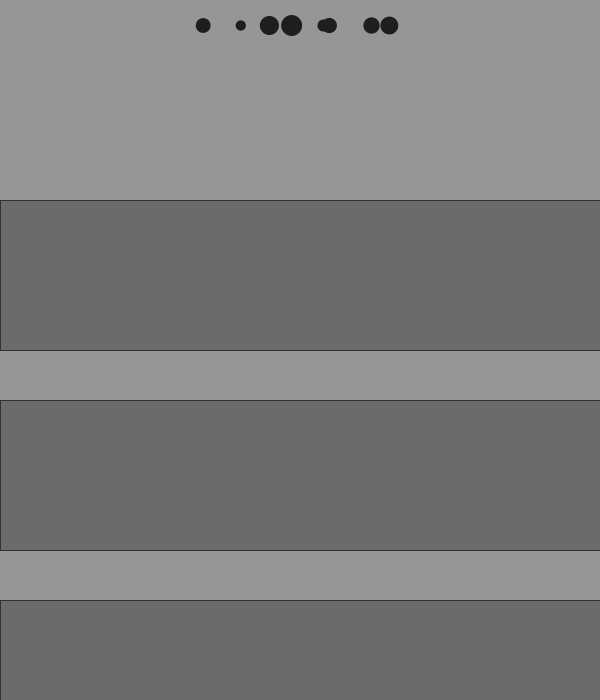
Frame 1 (no input)
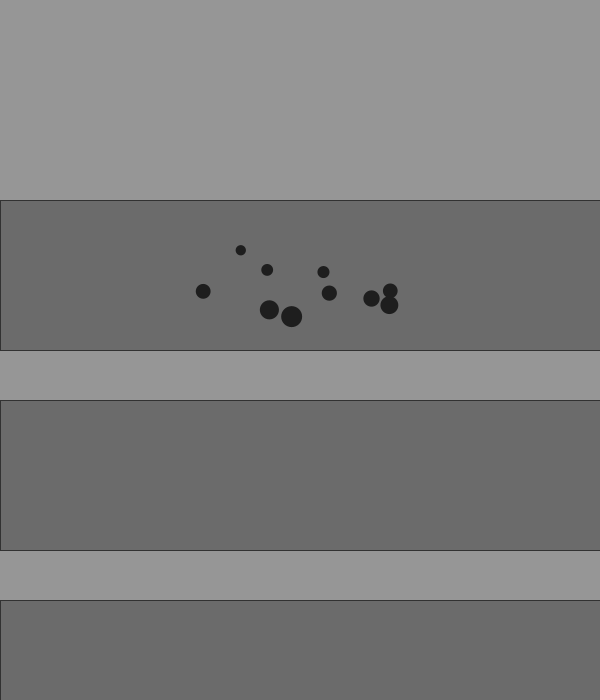
Frame 60 (the mouse pressed at the canvas centre just before this capture)
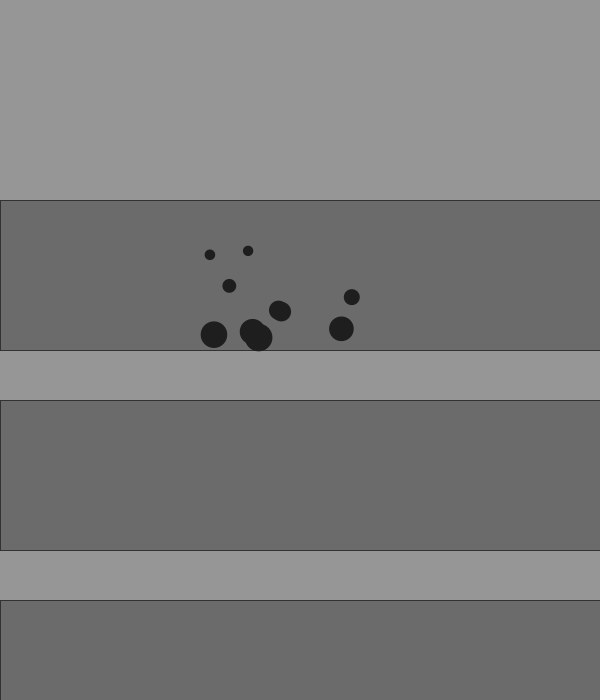
Frame 120 (the mouse held since frame 60 and released just before this capture)

The Processing sketch that drew these frames (run headless with seeded random() and noise(); from frame 60 on, the mouse is pressed at the canvas centre):

// Processing sketch: force_movers__multi_fluid_drag
// ── force_movers__multi_fluid_drag.pde
Mover[] movers = new Mover[10];
PVector gravity;
PVector wind;
int boxY;

int n = 200;

int fluidLen = 150;

int[] fluid = new int[100];

void setup() {
  size(600, 700);
  boxY = height - 200;
  noStroke();
  for (int i = 0; i < movers.length; i++) {
    movers[i] = new Mover();
  }

  for (int i = 0; i <= height/n; i++) {
    fluid[i] = i * n;
    //println(fluid[i]);
  }
}

void draw() {
  background(150);

  for (int k = 0; k <= height/n; k++) {
    stroke(50);
    fill(100, 220);
    if (fluid[k] > 100) {
      rect(0, fluid[k], width, fluidLen);
    }
  }

  for (int i = 0; i < movers.length; i++) {
    gravity = new PVector(0, 0.5);
    gravity.mult(movers[i].mass);
    movers[i].applyForce(gravity);


    //wind = new PVector(0.1, 0);
    //movers[i].applyForce(wind);


    //PVector fiction = movers[i].volocity.get();
    //fiction.normalize();
    //fiction.mult(-1);
    //float mu = 0.01;
    //fiction.mult(mu);
    //movers[i].applyForce(fiction);

    for (int j = 0; j <= height/n; j++) {
      println(fluid[j]);

      if (fluid[j] > 100 && movers[i].location.y > fluid[j] && movers[i].location.y < fluid[j] + fluidLen) {
        PVector drag = movers[i].volocity.get();
        drag.normalize();
        drag.mult(-1);

        float speed = movers[i].volocity.mag();
        float c = 0.1;

        drag.mult(c * speed * speed);
        movers[i].applyForce(drag);
      }
    }

    movers[i].update();
    movers[i].display();
    movers[i].checkEdge();
  }
}

void mousePressed() {
  reset();
}


void reset() {
  for (int i = 0; i < movers.length; i++) {
    movers[i] = new Mover();
  }
}
// ── mover.pde


class Mover {
  PVector location;
  PVector volocity;
  PVector acceleration;
  float mass;

  Mover() {
    location = new PVector(random(width/2-100, width/2+100), 25);
    volocity = new PVector(0, 0);
    acceleration = new PVector(0, 0);
    mass = random (1, 3);
  }

  void applyForce(PVector f) {
    PVector force = PVector.div(f, mass);
    acceleration.add(force);
  }

  void update() {
    volocity.add(acceleration);
    //volocity.limit(10);
    location.add(volocity);
    acceleration.mult(0);
  }

  void display() {
    noStroke();
    fill(30);
    ellipse(location.x, location.y, mass * 10, mass * 10);
  }

  void checkEdge() {
    if (location.x > width) {
      location.x = width;
      volocity.x *= -1;
    } else if (location.x < 0) {
      volocity.x *= -1;
      location.x = 0;
    }

    if (location.y > height) {
      volocity.y *= -1;
      location.y = height;
    }
  }
}
